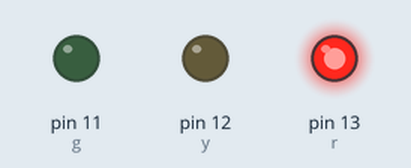
Bench run of a sketch on a simulated Arduino Uno, built with avr-gcc and run on an emulated ATmega328P. On the bench: output pins drawn as LEDs (lit = HIGH).

Above: at 2.5 s.
At 6.5 s:
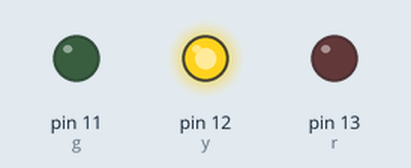
At 11.5 s:
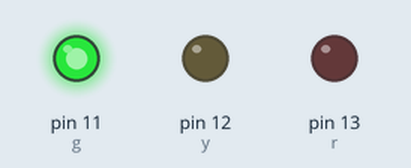
Timing chart, 0 to 19.5 s (numbered marks = the images above):
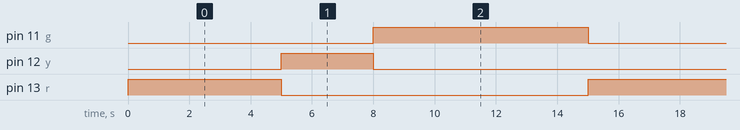

The sketch:

2.TRAFFIC_LIGHT.ino
```cpp
const int r=13, y=12, g=11;

void setup() {
  pinMode(r,OUTPUT);
  pinMode(y,OUTPUT);
  pinMode(g,OUTPUT);
}

void loop() {
    changeLights();
}

void changeLights(){
   digitalWrite(r,HIGH);
    delay(5000);
    digitalWrite(r,LOW);
    digitalWrite(y,HIGH);
    delay(3000);
    digitalWrite(y,LOW);
    digitalWrite(g,HIGH);
    delay(7000);
    digitalWrite(g,LOW);
}
```

Measured:
- by itself, pin 11 (g): alternates HIGH for 7.0 s and LOW for 8.0 s
- by itself, pin 12 (y): alternates HIGH for 3.0 s and LOW for 12.0 s
- by itself, pin 13 (r): alternates HIGH for 5.0 s and LOW for 10.0 s
